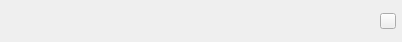
<?xml version="1.0" encoding="UTF-8"?>
<ui version="4.0">
 <class>TalkWindowItem</class>
 <widget class="QWidget" name="TalkWindowItem">
  <property name="geometry">
   <rect>
    <x>0</x>
    <y>0</y>
    <width>402</width>
    <height>42</height>
   </rect>
  </property>
  <property name="sizePolicy">
   <sizepolicy hsizetype="Expanding" vsizetype="Fixed">
    <horstretch>0</horstretch>
    <verstretch>0</verstretch>
   </sizepolicy>
  </property>
  <property name="minimumSize">
   <size>
    <width>0</width>
    <height>42</height>
   </size>
  </property>
  <property name="maximumSize">
   <size>
    <width>16777215</width>
    <height>42</height>
   </size>
  </property>
  <property name="windowTitle">
   <string>TalkWindowItem</string>
  </property>
  <layout class="QHBoxLayout" name="horizontalLayout">
   <property name="leftMargin">
    <number>6</number>
   </property>
   <property name="topMargin">
    <number>6</number>
   </property>
   <property name="rightMargin">
    <number>6</number>
   </property>
   <property name="bottomMargin">
    <number>6</number>
   </property>
   <item>
    <widget class="QLabel" name="headlabel">
     <property name="sizePolicy">
      <sizepolicy hsizetype="Fixed" vsizetype="Fixed">
       <horstretch>0</horstretch>
       <verstretch>0</verstretch>
      </sizepolicy>
     </property>
     <property name="minimumSize">
      <size>
       <width>30</width>
       <height>30</height>
      </size>
     </property>
     <property name="maximumSize">
      <size>
       <width>30</width>
       <height>30</height>
      </size>
     </property>
     <property name="text">
      <string/>
     </property>
    </widget>
   </item>
   <item>
    <widget class="QLabel" name="msgLabel">
     <property name="sizePolicy">
      <sizepolicy hsizetype="Expanding" vsizetype="Preferred">
       <horstretch>0</horstretch>
       <verstretch>0</verstretch>
      </sizepolicy>
     </property>
     <property name="text">
      <string/>
     </property>
    </widget>
   </item>
   <item>
    <widget class="QPushButton" name="tclosebtn">
     <property name="sizePolicy">
      <sizepolicy hsizetype="Fixed" vsizetype="Fixed">
       <horstretch>0</horstretch>
       <verstretch>0</verstretch>
      </sizepolicy>
     </property>
     <property name="minimumSize">
      <size>
       <width>16</width>
       <height>16</height>
      </size>
     </property>
     <property name="maximumSize">
      <size>
       <width>16</width>
       <height>16</height>
      </size>
     </property>
     <property name="text">
      <string/>
     </property>
    </widget>
   </item>
  </layout>
 </widget>
 <layoutdefault spacing="6" margin="11"/>
 <resources/>
 <connections/>
</ui>
